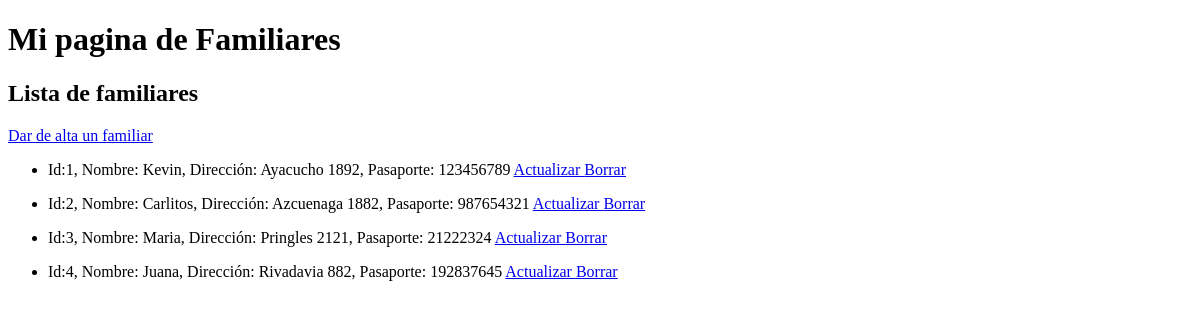
Page /mi-familia/ on the earlier database version.
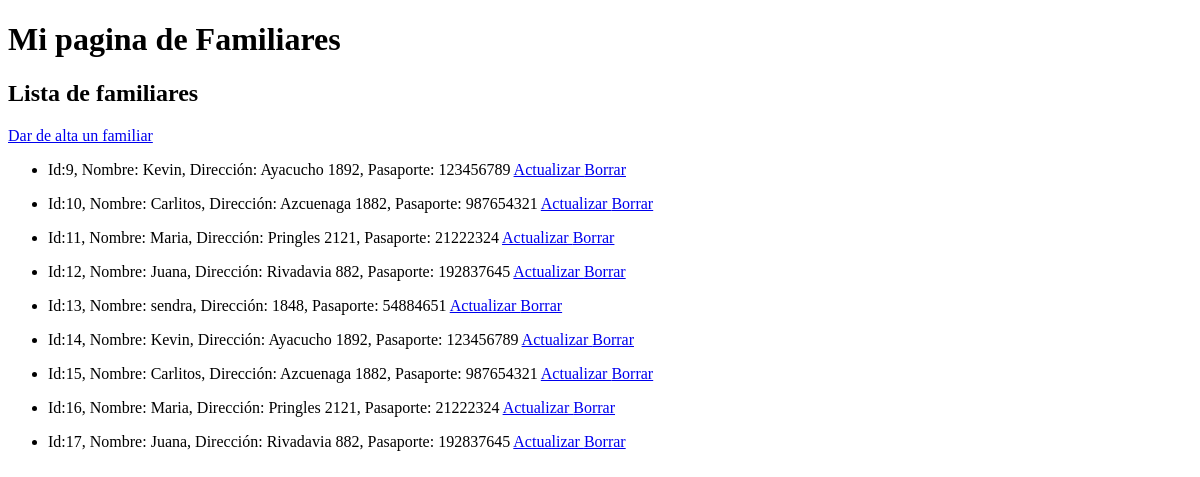
Same page on the later database version.
### ejemplo/models.py (models this page shows, shortened)
class Familiar(models.Model):
    nombre = models.CharField(max_length=100)
    direccion = models.CharField(max_length=200)
    numero_pasaporte = models.IntegerField()

### ejemplo/views.py (the view)
# urls.py: path('mi-familia/', mostrar_familiares), #NUEVA VISTA
def mostrar_familiares(request):
    lista_familiares = Familiar.objects.all()
    return render(request, 'ejemplo/familiares.html', {'lista_familiares': lista_familiares})

### ejemplo/templates/ejemplo/familiares.html
{% extends 'ejemplo/base.html' %}
{% block titulo %}
Lista de familiares
{% endblock %}
{% block contenido %}
    <a href="/mi-familia/alta">Dar de alta un familiar</a>
        {% for familiar in lista_familiares %}
            <ul>
                <li> Id:{{familiar.id}}, Nombre: {{familiar.nombre}}, Dirección: {{familiar.direccion}}, Pasaporte: {{familiar.numero_pasaporte}}
                    <a href='actualizar/{{ familiar.id }}'> Actualizar </a>
                    <a href="borrar/{{ familiar.id }}">Borrar</a>
                 </li>
            </ul>
        {% endfor %}
{% endblock %}

Differences in the rows shown:
removed Familiar: id "1", nombre "Kevin", direccion "Ayacucho 1892", numero_pasaporte "123456789"
removed Familiar: id "2", nombre "Carlitos", direccion "Azcuenaga 1882", numero_pasaporte "987654321"
removed Familiar: id "3", nombre "Maria", direccion "Pringles 2121", numero_pasaporte "21222324"
removed Familiar: id "4", nombre "Juana", direccion "Rivadavia 882", numero_pasaporte "192837645"
added Familiar: id "9", nombre "Kevin", direccion "Ayacucho 1892", numero_pasaporte "123456789"
added Familiar: id "10", nombre "Carlitos", direccion "Azcuenaga 1882", numero_pasaporte "987654321"
added Familiar: id "11", nombre "Maria", direccion "Pringles 2121", numero_pasaporte "21222324"
added Familiar: id "12", nombre "Juana", direccion "Rivadavia 882", numero_pasaporte "192837645"
added Familiar: id "13", nombre "sendra", direccion "1848", numero_pasaporte "54884651"
added Familiar: id "14", nombre "Kevin", direccion "Ayacucho 1892", numero_pasaporte "123456789"
added Familiar: id "15", nombre "Carlitos", direccion "Azcuenaga 1882", numero_pasaporte "987654321"
added Familiar: id "16", nombre "Maria", direccion "Pringles 2121", numero_pasaporte "21222324"
added Familiar: id "17", nombre "Juana", direccion "Rivadavia 882", numero_pasaporte "192837645"
